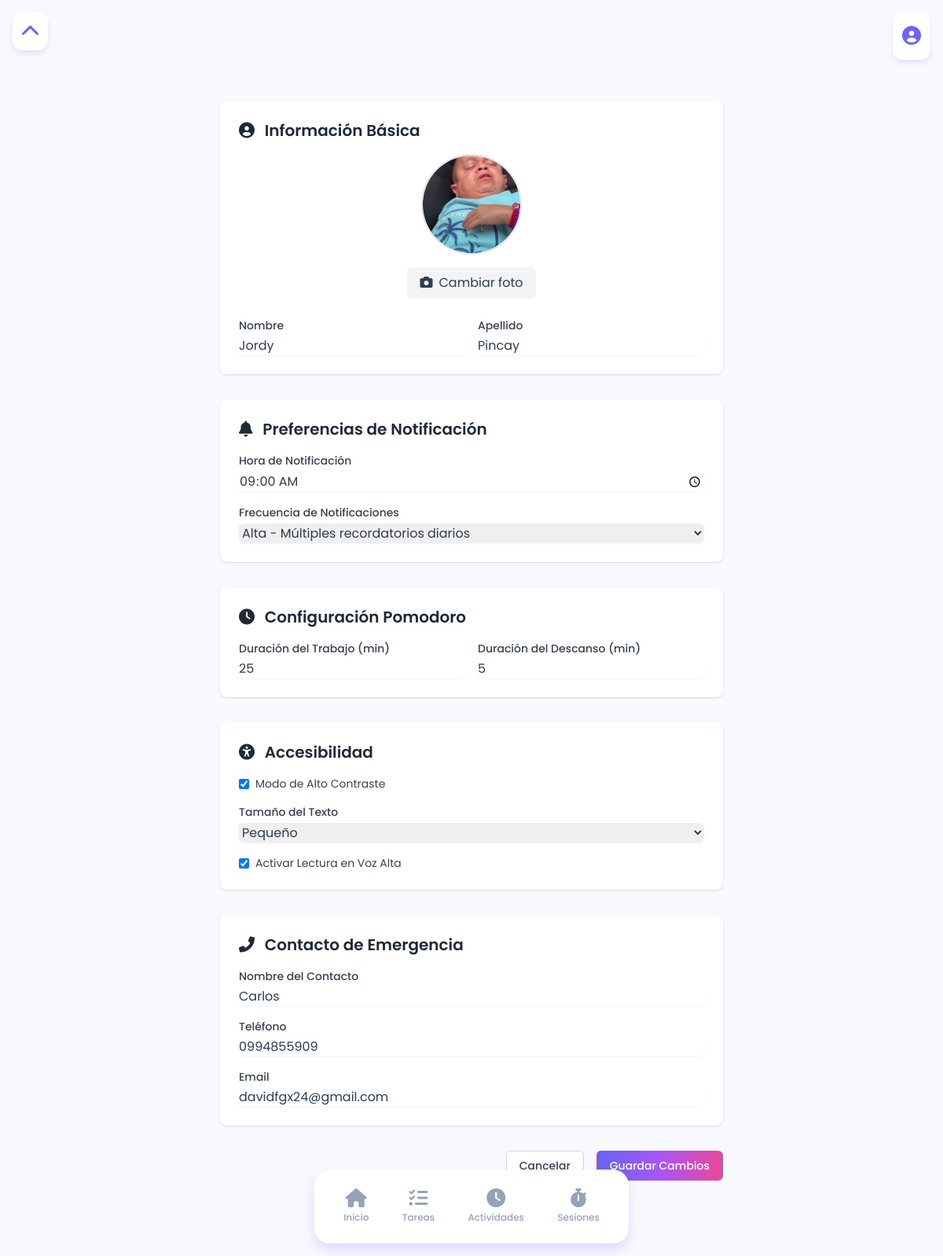
The app's page /security/profile/update/ (signed in) with its own data.
### apps/security/models.py (models this page shows, shortened)
class User(AbstractUser):
    id = models.UUIDField(primary_key=True, default=uuid.uuid4, editable=False)
    email = models.EmailField(unique=True)
    first_name = models.CharField(
        max_length=150,
        verbose_name='nombres',
        help_text="Nombres completos del usuario"
    )
    last_name = models.CharField(
        max_length=150,
        verbose_name='apellidos',
        help_text="Apellidos completos del usuario"
    )
    profile_photo = models.ImageField(
        upload_to='users/profile_photos/%Y/%m/',
        null=True,
        blank=True,
        verbose_name='foto de perfil',
        help_text="Foto de perfil del usuario"
    )
    groups = models.ManyToManyField(
        'auth.Group',
        related_name='custom_user_set',
        blank=True,
        verbose_name='groups',
        help_text='The groups this user belongs to.'
    )
    user_permissions = models.ManyToManyField(
        'auth.Permission',
        related_name='custom_user_set',
        blank=True,
        verbose_name='user permissions',
        help_text='Specific permissions for this user.'
    )
    preferred_notification_time = models.TimeField(
        default='09:00',
        help_text="Hora preferida para recibir notificaciones diarias"
    )
    notification_frequency = models.CharField(
        max_length=20,
        choices=[
            ('high', 'Alta - Múltiples recordatorios diarios'),
            ('medium', 'Media - Recordatorios diarios'),
            ('low', 'Baja - Recordatorios semanales')
        ],
        default='medium'
    )
    pomodoro_work_duration = models.PositiveIntegerField(
        default=25,
        validators=[MinValueValidator(15), MaxValueValidator(45)],
        help_text="Duración del período de trabajo en minutos"
    )
    pomodoro_break_duration = models.PositiveIntegerField(
        default=5,
        validators=[MinValueValidator(3), MaxValueValidator(15)],
        help_text="Duración del período de descanso en minutos"
    )
    use_high_contrast = models.BooleanField(
        default=False,
        help_text="Activar modo de alto contraste"
    )
    text_size = models.CharField(
        max_length=15,  # Aumentado para acomodar 'extra_large'
        choices=[
            ('small', 'Pequeño'),
            ('medium', 'Mediano'),
            ('large', 'Grande'),
            ('extra_large', 'Extra Grande')
        ],
        default='medium'
    )
    enable_text_to_speech = models.BooleanField(
        default=False,
        help_text="Activar lectura de texto en voz alta"
    )
    task_complexity_preference = models.CharField(
        max_length=20,
        choices=[
            ('simple', 'Tareas Simples'),
            ('moderate', 'Tareas Moderadas'),
            ('complex', 'Tareas Complejas')
        ],
        default='moderate',
        help_text="Nivel preferido de complejidad en la presentación de tareas"
    )
    daily_task_limit = models.PositiveIntegerField(
        default=5,
        validators=[MinValueValidator(1), MaxValueValidator(10)],
        help_text="Número máximo de tareas principales por día"
    )
    emergency_contact_name = models.CharField(
        max_length=100,
        blank=True,
        null=True
    )
    emergency_contact_phone = models.CharField(
        max_length=20,
        blank=True,
        null=True
    )
    emergency_contact_email = models.EmailField(
        blank=True,
        null=True
    )
    USERNAME_FIELD = "email"
    REQUIRED_FIELDS = ['username']
    class Meta:
        ordering = ['-date_joined']
        verbose_name = 'Usuario'
        verbose_name_plural = 'Usuarios'
    def get_full_name(self):
        return f"{self.first_name} {self.last_name}".strip()
    def get_profile_photo(self):
        if self.profile_photo and hasattr(self.profile_photo, 'url'):
            return self.profile_photo.url
        default_photo_url = getattr(settings, 'DEFAULT_PROFILE_PHOTO_URL', None)
        if default_photo_url:
            return default_photo_url
        return '/static/img/default-profile-photo.png'

### apps/security/views/profile.py (the view, shortened to what this page needs)
class UserProfileUpdateView(LoginRequiredMixin, UpdateView):
    template_name = 'security/profile/profile_update.html'
    fields = [
        'email', 'username', 'first_name', 'last_name',
        'preferred_notification_time', 'notification_frequency',
        'emergency_contact_name', 'emergency_contact_phone', 'emergency_contact_email',
        'pomodoro_work_duration', 'pomodoro_break_duration',
        'daily_task_limit'
    ]
    success_url = reverse_lazy('security:profile')
    def get_object(self):
        return self.request.user

### templates/security/profile/profile_update.html (shortened to what this page needs)
{% extends 'includes/base.html' %}
{% load static %}
{% block content %}
<div class="max-w-2xl mx-auto p-4">
    <form method="POST" class="space-y-8" id="profile-form">
        <div class="bg-white rounded-lg shadow p-6">
            <h2 class="text-xl font-semibold text-gray-800 mb-4">
                <i class="fas fa-user-circle mr-2 text-primary"></i>
                Información Básica
            </h2>
            <div class="space-y-6">
                <div class="flex flex-col items-center space-y-4">
                    <div class="relative w-32 h-32 rounded-full overflow-hidden border-2 border-gray-200">
                        <img id="profile-photo-preview"
                             src="{{ user.get_profile_photo }}"
                             alt="Foto de perfil"
                             class="w-full h-full object-cover">
                    </div>
                    <div class="flex items-center space-x-2">
                        <label for="profile-photo-input"
                               class="cursor-pointer px-4 py-2 bg-gray-100 rounded-md hover:bg-gray-200 transition-colors">
                            <i class="fas fa-camera mr-2"></i>Cambiar foto
                        </label>
                    </div>
                </div>
                <div class="grid grid-cols-1 md:grid-cols-2 gap-4">
                    <div>
                        <label class="block text-sm font-medium text-gray-700">Nombre</label>
                        <input type="text"
                               name="first_name"
                               value="{{ user.first_name }}"
                               class="mt-1 block w-full rounded-md border-gray-300 shadow-sm">
                    </div>
                    <div>
                        <label class="block text-sm font-medium text-gray-700">Apellido</label>
                        <input type="text"
                               name="last_name"
                               value="{{ user.last_name }}"
                               class="mt-1 block w-full rounded-md border-gray-300 shadow-sm">
                    </div>
                </div>
            </div>
        </div>
        <div class="bg-white rounded-lg shadow p-6">
            <h2 class="text-xl font-semibold text-gray-800 mb-4">
                <i class="fas fa-bell mr-2 text-primary"></i>
                Preferencias de Notificación
            </h2>
            <div class="space-y-4">
                <div>
                    <label class="block text-sm font-medium text-gray-700">Hora de Notificación</label>
                    <input type="time" name="preferred_notification_time"
                           value="{{ user.preferred_notification_time|time:'H:i' }}"
                           class="mt-1 block w-full rounded-md border-gray-300 shadow-sm">
                </div>
                <div>
                    <label class="block text-sm font-medium text-gray-700">Frecuencia de Notificaciones</label>
                    <select name="notification_frequency"
                            class="mt-1 block w-full rounded-md border-gray-300 shadow-sm">
                        <option value="high" {% if user.notification_frequency == 'high' %}selected{% endif %}>
                            Alta - Múltiples recordatorios diarios
                        </option>
                    </select>
                </div>
            </div>
        </div>
        <div class="bg-white rounded-lg shadow p-6">
            <h2 class="text-xl font-semibold text-gray-800 mb-4">
                <i class="fas fa-clock mr-2 text-primary"></i>
                Configuración Pomodoro
            </h2>
            <div class="grid grid-cols-1 md:grid-cols-2 gap-4">
                <div>
                    <label class="block text-sm font-medium text-gray-700">Duración del Trabajo (min)</label>
                    <input type="number" name="pomodoro_work_duration"
                           value="{{ user.pomodoro_work_duration }}" min="15" max="45"
                           class="mt-1 block w-full rounded-md border-gray-300 shadow-sm">
                </div>
                <div>
                    <label class="block text-sm font-medium text-gray-700">Duración del Descanso (min)</label>
                    <input type="number" name="pomodoro_break_duration"
                           value="{{ user.pomodoro_break_duration }}" min="3" max="15"
                           class="mt-1 block w-full rounded-md border-gray-300 shadow-sm">
                </div>
            </div>
        </div>
        <div class="bg-white rounded-lg shadow p-6">
            <h2 class="text-xl font-semibold text-gray-800 mb-4">
                <i class="fas fa-universal-access mr-2 text-primary"></i>
                Accesibilidad
            </h2>
            <div class="space-y-4">
                <div class="flex items-center">
                    <input type="checkbox" name="use_high_contrast"
                           {% if user.use_high_contrast %}checked{% endif %}
                           class="rounded border-gray-300 text-primary shadow-sm">
                    <label class="ml-2 text-sm text-gray-700">Modo de Alto Contraste</label>
                </div>
                <div>
                    <label class="block text-sm font-medium text-gray-700">Tamaño del Texto</label>
                    <select name="text_size" class="mt-1 block w-full rounded-md border-gray-300 shadow-sm">
                        <option value="small" {% if user.text_size == 'small' %}selected{% endif %}>Pequeño</option>
                    </select>
                </div>
                <div class="flex items-center">
                    <input type="checkbox" name="enable_text_to_speech"
                           {% if user.enable_text_to_speech %}checked{% endif %}
                           class="rounded border-gray-300 text-primary shadow-sm">
                    <label class="ml-2 text-sm text-gray-700">Activar Lectura en Voz Alta</label>
                </div>
            </div>
        </div>
        <div class="bg-white rounded-lg shadow p-6">
            <h2 class="text-xl font-semibold text-gray-800 mb-4">
                <i class="fas fa-phone-alt mr-2 text-primary"></i>
                Contacto de Emergencia
            </h2>
            <div class="space-y-4">
                <div>
                    <label class="block text-sm font-medium text-gray-700">Nombre del Contacto</label>
                    <input type="text" name="emergency_contact_name"
                           value="{{ user.emergency_contact_name }}"
                           class="mt-1 block w-full rounded-md border-gray-300 shadow-sm">
                </div>
                <div>
                    <label class="block text-sm font-medium text-gray-700">Teléfono</label>
                    <input type="tel" name="emergency_contact_phone"
                           value="{{ user.emergency_contact_phone }}"
                           class="mt-1 block w-full rounded-md border-gray-300 shadow-sm">
                </div>
                <div>
                    <label class="block text-sm font-medium text-gray-700">Email</label>
                    <input type="email" name="emergency_contact_email"
                           value="{{ user.emergency_contact_email }}"
                           class="mt-1 block w-full rounded-md border-gray-300 shadow-sm">
                </div>
            </div>
        </div>
        <div class="flex justify-end space-x-4">
            <a href="{% url 'security:profile' %}"
               class="px-4 py-2 border border-gray-300 rounded-md text-sm font-medium text-gray-700 bg-white hover:bg-gray-50">
                Cancelar
            </a>
            <button type="submit"
                    class="px-4 py-2 border border-transparent rounded-md shadow-sm text-sm font-medium text-white bg-gradient-to-r from-indigo-500 via-purple-500 to-pink-500 hover:bg-gradient-to-l text-white px-4 py-2 rounded-lg shadow-md transition-all duration-200 flex items-center gap-2">
                Guardar Cambios
            </button>
        </div>
    </form>
</div>
{% endblock %}

### static/css/styles.css (style rules this page uses)
:root { --color-primary: #6C63FF; --color-secondary: #2A2A72; --color-accent: #FF6B6B; --color-success: #4CAF50; --color-background: #F8F9FF; --color-surface: #FFFFFF; --color-text: #2C3E50; --gradient-primary: linear-gradient(135deg, #6C63FF 0%, #2A2A72 100%); --shadow-sm: 0 2px 4px rgba(108, 99, 255, 0.1); --shadow-md: 0 4px 6px rgba(108, 99, 255, 0.15); --shadow-lg: 0 8px 16px rgba(108, 99, 255, 0.2); --radius-sm: 8px; --radius-md: 12px; --radius-lg: 20px; --safe-area-inset-bottom: env(safe-area-inset-bottom, 0); }
* { margin: 0; padding: 0; box-sizing: border-box; font-family: 'Poppins', sans-serif; }
body { background: var(--color-background); color: var(--color-text); min-height: 100vh; overflow: hidden; }

### static/css/auth.css (style rules this page uses)
:root { --primary-color: #6C63FF; --primary-hover: #5b54ff; --error-color: #f44336; --success-color: #4CAF50; --text-color: #333; --text-secondary: #666; --border-color: #eee; --background-light: #f5f5f5; --box-shadow: 0 8px 30px rgba(0, 0, 0, 0.1); --transition: all 0.3s ease; }

### records on screen
User: get_profile_photo (picture), first_name "Jordy", last_name "Pincay", preferred_notification_time "09:00", notification_frequency "Alta - Múltiples recordatorios diarios", pomodoro_work_duration "25", pomodoro_break_duration "5", use_high_contrast "☑", text_size "Pequeño", enable_text_to_speech "☑", emergency_contact_name "Carlos", emergency_contact_phone "0994855909", emergency_contact_email "davidfgx24@gmail.com"
